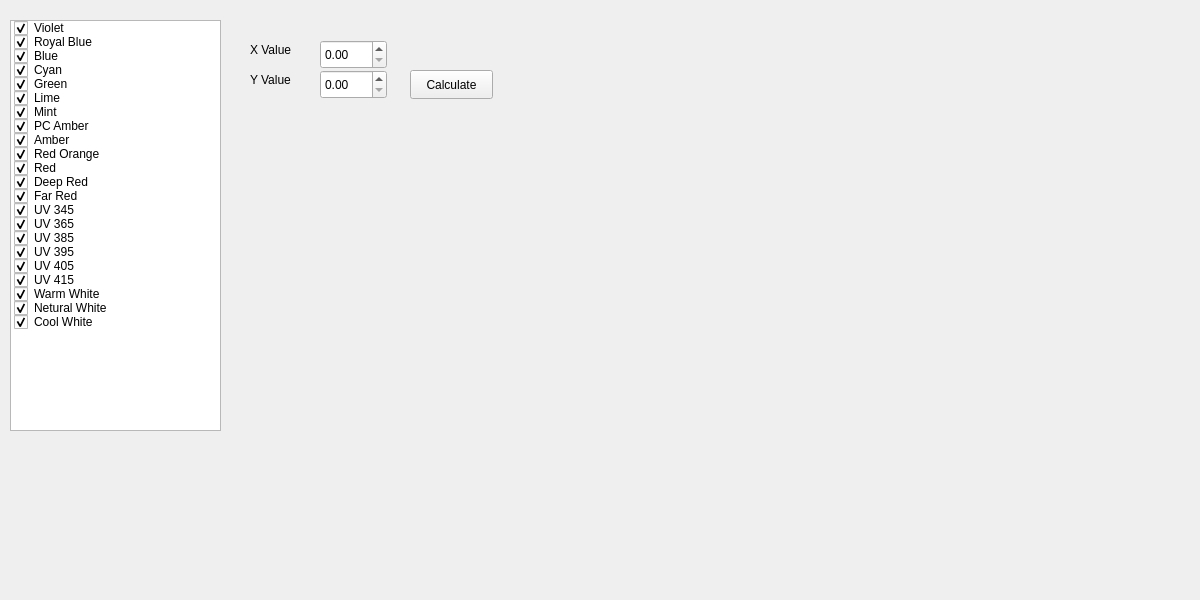
<?xml version="1.0" encoding="UTF-8"?>
<ui version="4.0">
 <class>Cie1931PageWidget</class>
 <widget class="QWidget" name="Cie1931PageWidget">
  <property name="geometry">
   <rect>
    <x>0</x>
    <y>0</y>
    <width>1200</width>
    <height>600</height>
   </rect>
  </property>
  <property name="windowTitle">
   <string>CIE 1931 Configuration</string>
  </property>
  <widget class="QPushButton" name="pushButton">
   <property name="geometry">
    <rect>
     <x>410</x>
     <y>70</y>
     <width>83</width>
     <height>29</height>
    </rect>
   </property>
   <property name="text">
    <string>Calculate</string>
   </property>
  </widget>
  <widget class="QLabel" name="label">
   <property name="geometry">
    <rect>
     <x>250</x>
     <y>40</y>
     <width>63</width>
     <height>20</height>
    </rect>
   </property>
   <property name="text">
    <string>X Value</string>
   </property>
  </widget>
  <widget class="QLabel" name="label_2">
   <property name="geometry">
    <rect>
     <x>250</x>
     <y>70</y>
     <width>63</width>
     <height>20</height>
    </rect>
   </property>
   <property name="text">
    <string>Y Value</string>
   </property>
  </widget>
  <widget class="QDoubleSpinBox" name="doubleSpinBox">
   <property name="geometry">
    <rect>
     <x>320</x>
     <y>40</y>
     <width>67</width>
     <height>29</height>
    </rect>
   </property>
   <property name="maximum">
    <double>1.000000000000000</double>
   </property>
   <property name="singleStep">
    <double>0.010000000000000</double>
   </property>
  </widget>
  <widget class="QDoubleSpinBox" name="doubleSpinBox_2">
   <property name="geometry">
    <rect>
     <x>320</x>
     <y>70</y>
     <width>67</width>
     <height>29</height>
    </rect>
   </property>
   <property name="maximum">
    <double>1.000000000000000</double>
   </property>
   <property name="singleStep">
    <double>0.010000000000000</double>
   </property>
  </widget>
  <widget class="QWidget" name="gridLayoutWidget">
   <property name="geometry">
    <rect>
     <x>530</x>
     <y>20</y>
     <width>661</width>
     <height>411</height>
    </rect>
   </property>
   <layout class="QGridLayout" name="gridLayoutPageCIE1931"/>
  </widget>
  <widget class="QListWidget" name="listWidget">
   <property name="geometry">
    <rect>
     <x>10</x>
     <y>20</y>
     <width>211</width>
     <height>411</height>
    </rect>
   </property>
   <item>
    <property name="text">
     <string>Violet</string>
    </property>
    <property name="checkState">
     <enum>Checked</enum>
    </property>
   </item>
   <item>
    <property name="text">
     <string>Royal Blue</string>
    </property>
    <property name="checkState">
     <enum>Checked</enum>
    </property>
   </item>
   <item>
    <property name="text">
     <string>Blue</string>
    </property>
    <property name="checkState">
     <enum>Checked</enum>
    </property>
   </item>
   <item>
    <property name="text">
     <string>Cyan</string>
    </property>
    <property name="checkState">
     <enum>Checked</enum>
    </property>
   </item>
   <item>
    <property name="text">
     <string>Green</string>
    </property>
    <property name="checkState">
     <enum>Checked</enum>
    </property>
   </item>
   <item>
    <property name="text">
     <string>Lime</string>
    </property>
    <property name="checkState">
     <enum>Checked</enum>
    </property>
   </item>
   <item>
    <property name="text">
     <string>Mint</string>
    </property>
    <property name="checkState">
     <enum>Checked</enum>
    </property>
   </item>
   <item>
    <property name="text">
     <string>PC Amber</string>
    </property>
    <property name="checkState">
     <enum>Checked</enum>
    </property>
   </item>
   <item>
    <property name="text">
     <string>Amber</string>
    </property>
    <property name="checkState">
     <enum>Checked</enum>
    </property>
   </item>
   <item>
    <property name="text">
     <string>Red Orange</string>
    </property>
    <property name="checkState">
     <enum>Checked</enum>
    </property>
   </item>
   <item>
    <property name="text">
     <string>Red</string>
    </property>
    <property name="checkState">
     <enum>Checked</enum>
    </property>
   </item>
   <item>
    <property name="text">
     <string>Deep Red</string>
    </property>
    <property name="checkState">
     <enum>Checked</enum>
    </property>
   </item>
   <item>
    <property name="text">
     <string>Far Red</string>
    </property>
    <property name="checkState">
     <enum>Checked</enum>
    </property>
   </item>
   <item>
    <property name="text">
     <string>UV 345</string>
    </property>
    <property name="checkState">
     <enum>Checked</enum>
    </property>
   </item>
   <item>
    <property name="text">
     <string>UV 365</string>
    </property>
    <property name="checkState">
     <enum>Checked</enum>
    </property>
   </item>
   <item>
    <property name="text">
     <string>UV 385</string>
    </property>
    <property name="checkState">
     <enum>Checked</enum>
    </property>
   </item>
   <item>
    <property name="text">
     <string>UV 395</string>
    </property>
    <property name="checkState">
     <enum>Checked</enum>
    </property>
   </item>
   <item>
    <property name="text">
     <string>UV 405</string>
    </property>
    <property name="checkState">
     <enum>Checked</enum>
    </property>
   </item>
   <item>
    <property name="text">
     <string>UV 415</string>
    </property>
    <property name="checkState">
     <enum>Checked</enum>
    </property>
   </item>
   <item>
    <property name="text">
     <string>Warm White</string>
    </property>
    <property name="checkState">
     <enum>Checked</enum>
    </property>
   </item>
   <item>
    <property name="text">
     <string>Netural White</string>
    </property>
    <property name="checkState">
     <enum>Checked</enum>
    </property>
   </item>
   <item>
    <property name="text">
     <string>Cool White</string>
    </property>
    <property name="checkState">
     <enum>Checked</enum>
    </property>
   </item>
  </widget>
  <widget class="QWidget" name="gridLayoutWidget_2">
   <property name="geometry">
    <rect>
     <x>229</x>
     <y>109</y>
     <width>291</width>
     <height>321</height>
    </rect>
   </property>
   <layout class="QGridLayout" name="gridLayoutPageCIE1931_2"/>
  </widget>
 </widget>
 <resources/>
 <connections/>
</ui>
